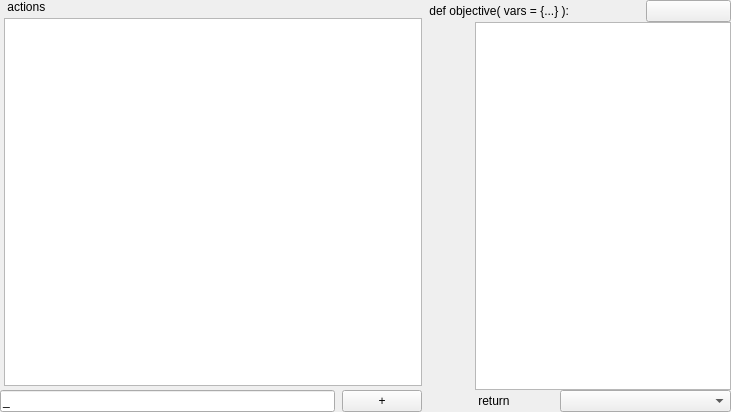
<?xml version="1.0" encoding="UTF-8"?>
<ui version="4.0">
 <class>FuncWidget</class>
 <widget class="QWidget" name="FuncWidget">
  <property name="geometry">
   <rect>
    <x>0</x>
    <y>0</y>
    <width>731</width>
    <height>412</height>
   </rect>
  </property>
  <property name="windowTitle">
   <string>Objective Function Builder</string>
  </property>
    
        <layout class="QHBoxLayout" name="hLayout_0">

          <property name="spacing">
              <number>4</number>
         </property>

         <property name="margin">
        <number>0</number>
         </property>

            <item>

              <layout class="QVBoxLayout" name="vLayout_0">
                 <item>
                  <layout class="QHBoxLayout" name="hLayout_1">
                    <item>
                      <widget class="TopicWidget" name="widget_topic">
                      </widget>
                    </item>

                    <item>
                      <layout class="QVBoxLayout" name="vLayout_1">
                        
                        <item>
                          <widget class='StyledLabel' name="func_list_header">
                              <property name="text">
                                <string> actions </string>
                              </property>
                            </widget>
                        </item>

                        <item>
                          <widget class="QListWidget" name="func_list">          
                            <property name="maximumWidth">
                              <number>150</number>
                            </property>

                          </widget>
                        </item>

                        

                      </layout>
                    </item>
                  </layout>
                </item>

                <item>
                  <layout class="QHBoxLayout" name="hLayout_2">
                    <property name="spacing">
                          <number>0</number>
                     </property>

                    <item>
                      <widget class="QLineEdit" name="assign_var">          
                        <property name="text">
                          <string>_</string>
                        </property>

                        <property name="maximumWidth">
                              <number>20</number>
                            </property>

                      </widget>
                    </item>

                    <item>
                      <widget class="StyledLabel" name="block_label">          
                        <!-- <property name="text">
                          <string>_</string>
                        </property> -->
                      </widget>
                    </item>

                    <item>
                      <widget class="QPushButton" name="add_button">          
                        <property name="text">
                          <string> + </string>
                        </property>

                        <property name="maximumWidth">
                          <number>50</number>
                        </property>
                      </widget>
                    </item>

                    


                  </layout>
                </item>

              </layout>
            </item>

            <item>

                <layout class="QGridLayout" name="gridLayout">

                      <property name="spacing">
                            <number>0</number>
                       </property>

                        <item row="0" column="0" colspan="3">
                            <widget class='StyledLabel' name="func_def">
                              <property name="text">
                                <string> def objective( vars = {...} ): </string>
                              </property>

                              <!-- <property name="maximumWidth">
                                <number>1000</number>
                              </property> -->
                            </widget>
                        </item>

                        <item row="0" column="3" colspan="1">
                            <widget class='QPushButton' name="add_script">
                              <property name="text">
                                <string></string>
                              </property>

                              <property name="maximumWidth">
                                <number>50</number>
                              </property>
                            </widget>
                        </item>


                        <item row="1" column="0" colspan="1" width="50">                         
                            <widget class='QLabel' name="tab_spacing">
                              <property name="maximumWidth">
                                <number>50</number>
                              </property>

                              <property name="minimumWidth">
                                <number>50</number>
                              </property>

                            </widget>
                        </item>


                        <item row="1" column="1" colspan="3">
                          <widget class="QListWidget" name="block_list">          
                              

                              <property name="minimumWidth">
                                <number>550</number>
                              </property>

                          </widget>
                        </item>

                        <item row="2" column="0" colspan="1">
                            <widget class='StyledLabel' name="func_ret_spacing">
                              <property name="text">
                                <string></string>
                              </property>
                            </widget>
                        </item>

                        <item row="2" column="1" colspan="1">
                            <widget class='StyledLabel' name="func_ret_label">
                              <property name="text">
                                <string> return </string>
                              </property>

                              <property name="maximumWidth">
                                <number>100</number>
                              </property>

                            </widget>
                        </item>

                        <item row="2" column="2" colspan="2">
                            <widget class='QComboBox' name="func_ret">
                              <property name="currentText">
                                <string> _____ </string>
                              </property>

                              <!-- <property name="maximumWidth">
                                <number>200</number>
                              </property> -->
                            </widget>
                        </item>

                </layout>  
                
              </item>
        </layout> 

    

  
  
 </widget>

 <customwidgets>
  <customwidget>
    <class>TopicWidget</class>
    <extends>QWidget</extends>
    <header>rqt_topic.topic_widget</header>
  </customwidget>

  <customwidget>
    <class>StyledLabel</class>
    <extends>QLabel</extends>
    <header>rqt_topic.func_widget</header>
  </customwidget>

 </customwidgets>

 <resources/>
 <connections/>
</ui>
